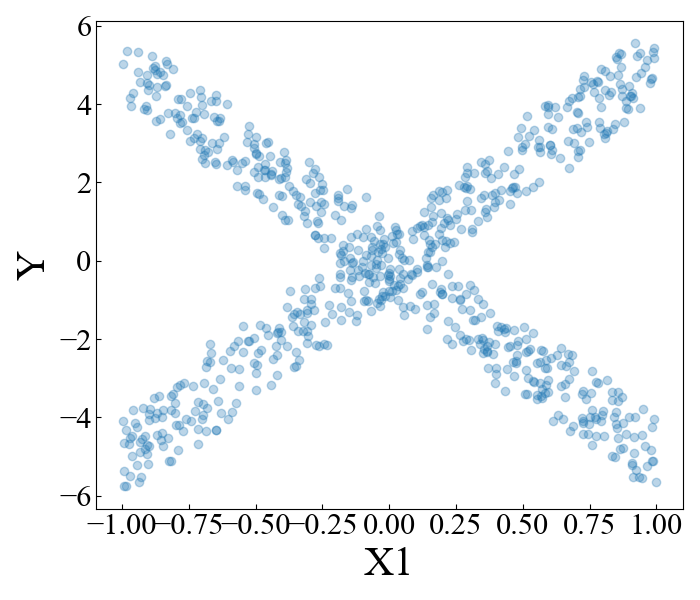

The Python source for this figure:
import sys
import numpy as np
import pandas as pd
import matplotlib.pyplot as plt
import seaborn as sns
from sklearn.model_selection import train_test_split

def generate_simulation_data():
    N = 1000
    x0 = np.random.uniform(-1,1,N)
    x1 = np.random.uniform(-1,1,N)
    x2 = np.random.binomial(1,0.5,N)
    epsilon = np.random.normal(0,0.1,N)

    X = np.column_stack((x0,x1,x2))

    y = x0 - 5 * x1 + 10 * x1 * x2 + epsilon

    return train_test_split(X,y,test_size=0.2,random_state=42)

X_train, X_test, y_train, y_test = generate_simulation_data()

def plot_scatter(x,y,title=None,xlabel=None,ylabel=None):
    plt.figure(figsize=(7, 6))
    plt.rcParams['xtick.direction'] = 'in'
    plt.rcParams['ytick.direction'] = 'in'
    plt.rcParams['font.family'] = 'Times New Roman'
    plt.scatter(x,y,alpha=0.3)
    plt.xticks(fontsize=22)
    plt.yticks(fontsize=22)
    plt.xlabel(xlabel,fontsize=30)
    plt.ylabel(ylabel,fontsize=30)
    plt.tight_layout()
    plt.savefig("interaction_plot.png")

plot_scatter(X_train[:,1],y_train,xlabel="X1",ylabel="Y")